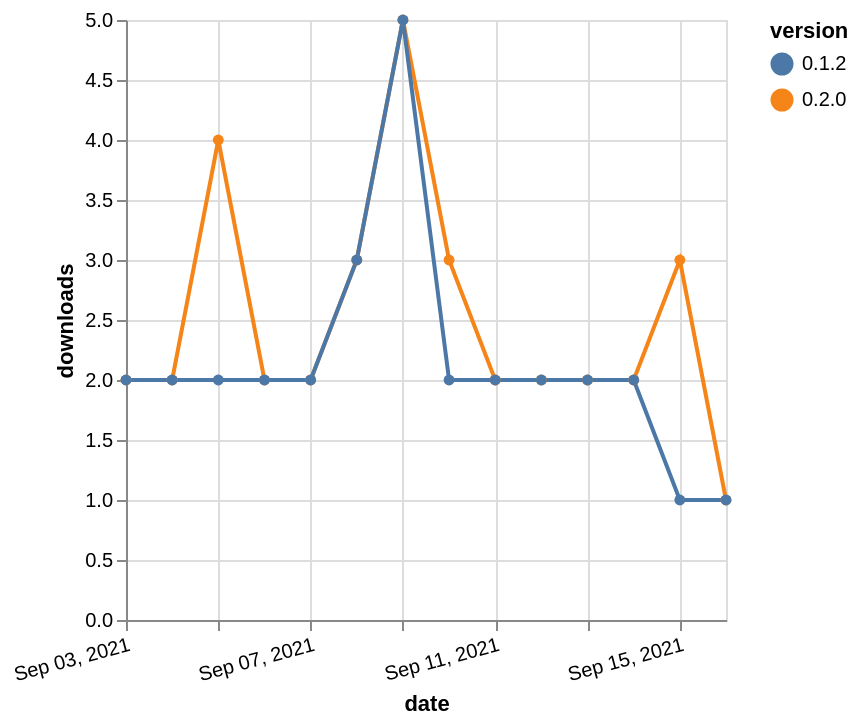

Here is the Vega-Lite specification saved for this chart:
### Vega-Lite specification from a JSON file in a GitHub repository (floating-point values rounded to 4 significant figures)
{"$schema": "https://vega.github.io/schema/vega-lite/v5.json", "description": "A simple bar chart with embedded data.", "data": {"values": [{"date": "2021-09-03", "total": 2950, "delta": 2, "version": "0.2.0"}, {"date": "2021-09-04", "total": 2952, "delta": 2, "version": "0.2.0"}, {"date": "2021-09-05", "total": 2956, "delta": 4, "version": "0.2.0"}, {"date": "2021-09-06", "total": 2958, "delta": 2, "version": "0.2.0"}, {"date": "2021-09-07", "total": 2960, "delta": 2, "version": "0.2.0"}, {"date": "2021-09-08", "total": 2963, "delta": 3, "version": "0.2.0"}, {"date": "2021-09-09", "total": 2968, "delta": 5, "version": "0.2.0"}, {"date": "2021-09-10", "total": 2971, "delta": 3, "version": "0.2.0"}, {"date": "2021-09-11", "total": 2973, "delta": 2, "version": "0.2.0"}, {"date": "2021-09-12", "total": 2975, "delta": 2, "version": "0.2.0"}, {"date": "2021-09-13", "total": 2977, "delta": 2, "version": "0.2.0"}, {"date": "2021-09-14", "total": 2979, "delta": 2, "version": "0.2.0"}, {"date": "2021-09-15", "total": 2982, "delta": 3, "version": "0.2.0"}, {"date": "2021-09-16", "total": 2983, "delta": 1, "version": "0.2.0"}, {"date": "2021-09-03", "total": 2393, "delta": 2, "version": "0.1.2"}, {"date": "2021-09-04", "total": 2395, "delta": 2, "version": "0.1.2"}, {"date": "2021-09-05", "total": 2397, "delta": 2, "version": "0.1.2"}, {"date": "2021-09-06", "total": 2399, "delta": 2, "version": "0.1.2"}, {"date": "2021-09-07", "total": 2401, "delta": 2, "version": "0.1.2"}, {"date": "2021-09-08", "total": 2404, "delta": 3, "version": "0.1.2"}, {"date": "2021-09-09", "total": 2409, "delta": 5, "version": "0.1.2"}, {"date": "2021-09-10", "total": 2411, "delta": 2, "version": "0.1.2"}, {"date": "2021-09-11", "total": 2413, "delta": 2, "version": "0.1.2"}, {"date": "2021-09-12", "total": 2415, "delta": 2, "version": "0.1.2"}, {"date": "2021-09-13", "total": 2417, "delta": 2, "version": "0.1.2"}, {"date": "2021-09-14", "total": 2419, "delta": 2, "version": "0.1.2"}, {"date": "2021-09-15", "total": 2420, "delta": 1, "version": "0.1.2"}, {"date": "2021-09-16", "total": 2421, "delta": 1, "version": "0.1.2"}]}, "width": "container", "mark": {"type": "line", "point": {"filled": true}}, "encoding": {"x": {"field": "date", "type": "temporal", "timeUnit": "yearmonthdate", "title": "date", "axis": {"labelAngle": -15}}, "y": {"field": "delta", "type": "quantitative", "title": "downloads"}, "color": {"field": "version", "type": "nominal"}, "tooltip": {"field": "delta"}}}
